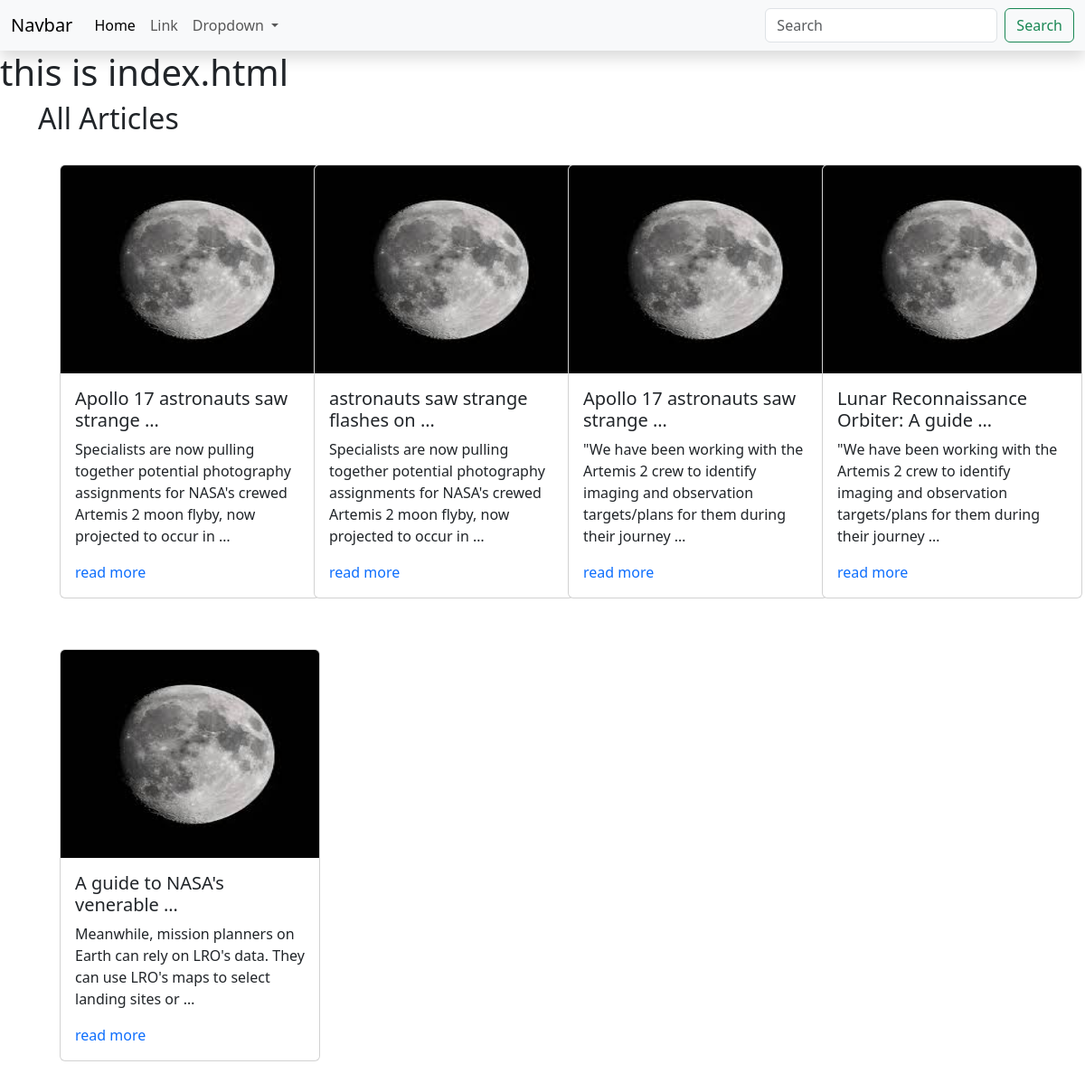
The page / on the database its author committed.
### article/models.py (models this page shows, shortened)
class Article(models.Model):
    title = models.CharField(max_length=100)
    content = models.TextField(max_length = 2000)
    img = models.ImageField(upload_to='article_images/', default= 'default_img.jpg')
    pub_date = models.DateField(auto_now= True)

### article/views.py (the view)
# urls.py: path('', index)
def index(request):
    all_articles = Article.objects.all()
    context = {
        'articles': all_articles,
    }
    return render(request, 'article/index.html', context)

### article/templates/article/index.html
{% extends "base.html" %}
{% block content %}
<h1>this is index.html</h1>
<div class="container ">
    <h2>All Articles</h2>
    <div class="row g-lg-2">
        {% for article in articles %}
        <div class='col-md-4 col-lg-3 col-sm-6'>
            <div class="card m-4" style="width: 18rem;">
                <img style="height:230px;" src="{{article.img.url}}" class="card-img-top img-fluid" alt="...">
                <div class="card-body">
                    <h5 class="card-title">{{article.title | truncatewords:5}}</h5>
                    <p class="card-text">{{article.content | truncatewords:20 }}</p>
                    <a href="#" class="text-decoration-none">read more</a>
                </div>
            </div>
        </div>
        {% endfor %}
    </div>
</div>
{% endblock content %}

### templates/base.html (shortened to what this page needs)
<!DOCTYPE html>
<html lang="en">
<head>
    <link href="https://cdn.jsdelivr.net/npm/bootstrap@5.3.2/dist/css/bootstrap.min.css" rel="stylesheet">
</head>
<body>
    {% block nav %}
    <nav class="navbar navbar-expand-lg bg-body-tertiary shadow">
        <div class="container-fluid">
          <a class="navbar-brand" href="#">Navbar</a>
          <div class="collapse navbar-collapse" id="navbarSupportedContent">
            <ul class="navbar-nav me-auto mb-2 mb-lg-0">
              <li class="nav-item">
                <a class="nav-link active" aria-current="page" href="#">Home</a>
              </li>
              <li class="nav-item">
                <a class="nav-link" href="#">Link</a>
              </li>
              <li class="nav-item dropdown">
                <a class="nav-link dropdown-toggle" href="#" role="button" data-bs-toggle="dropdown" aria-expanded="false">
                  Dropdown
                </a>
              </li>
            </ul>
            <form class="d-flex" role="search">
              <input class="form-control me-2" type="search" placeholder="Search" aria-label="Search">
              <button class="btn btn-outline-success" type="submit">Search</button>
            </form>
          </div>
        </div>
      </nav>
    {% endblock nav %}
    {% block content %}
    {% endblock content %}
</body>
</html>

### rows shown on the page
Article: img (picture), title "Apollo 17 astronauts saw strange …", content "Specialists are now pulling together potential photography assignments for NASA's crewed Artemis 2 moon flyby, now projected to occur in …"
Article: img (picture), title "astronauts saw strange flashes on …", content "Specialists are now pulling together potential photography assignments for NASA's crewed Artemis 2 moon flyby, now projected to occur in …"
Article: img (picture), title "Apollo 17 astronauts saw strange …", content "\"We have been working with the Artemis 2 crew to identify imaging and observation targets/plans for them during their journey …"
Article: img (picture), title "Lunar Reconnaissance Orbiter: A guide …", content "\"We have been working with the Artemis 2 crew to identify imaging and observation targets/plans for them during their journey …"
Article: img (picture), title "A guide to NASA's venerable …", content "Meanwhile, mission planners on Earth can rely on LRO's data. They can use LRO's maps to select landing sites or …"
